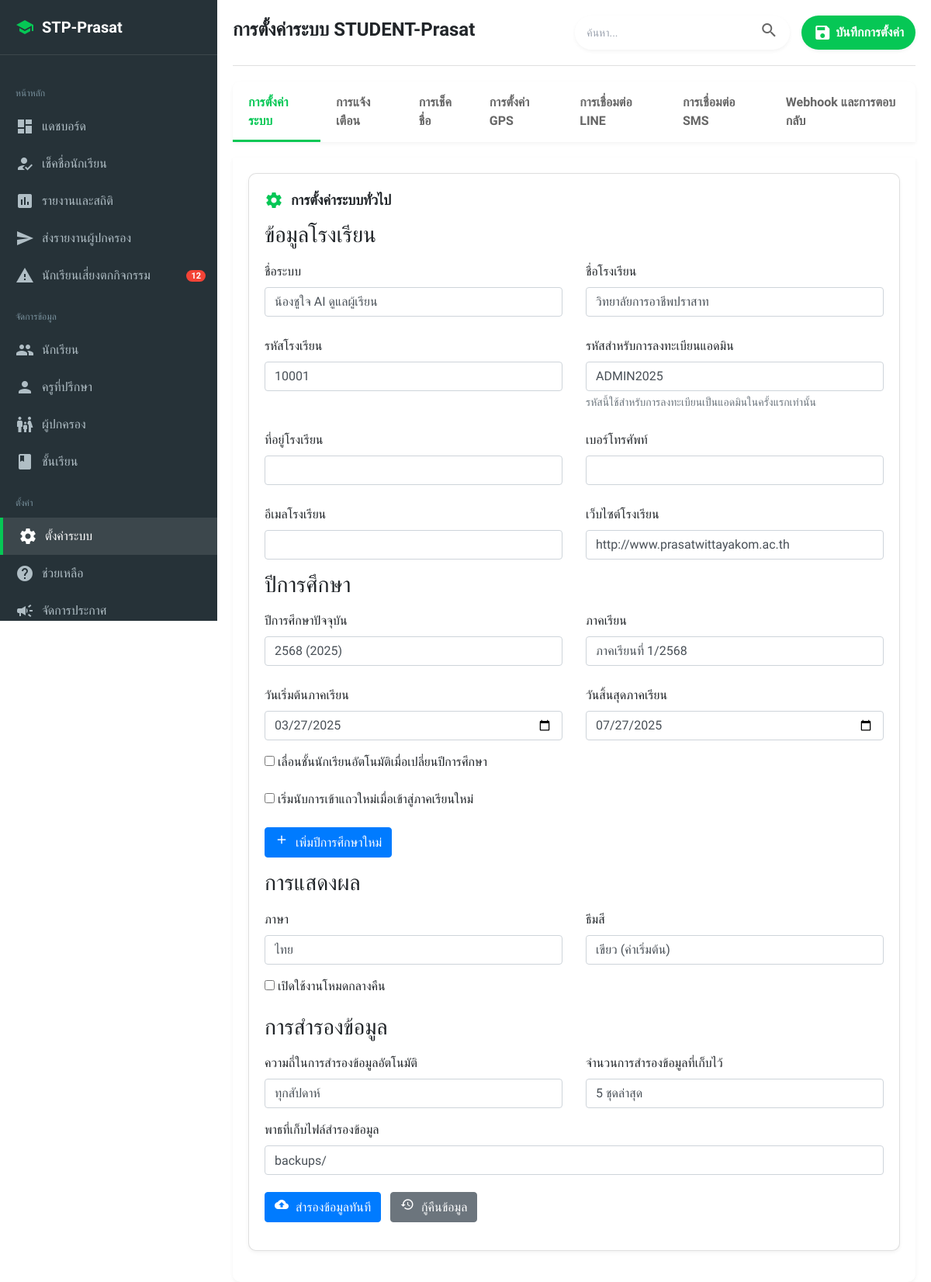
The app's page /admin/settings.php, older data.
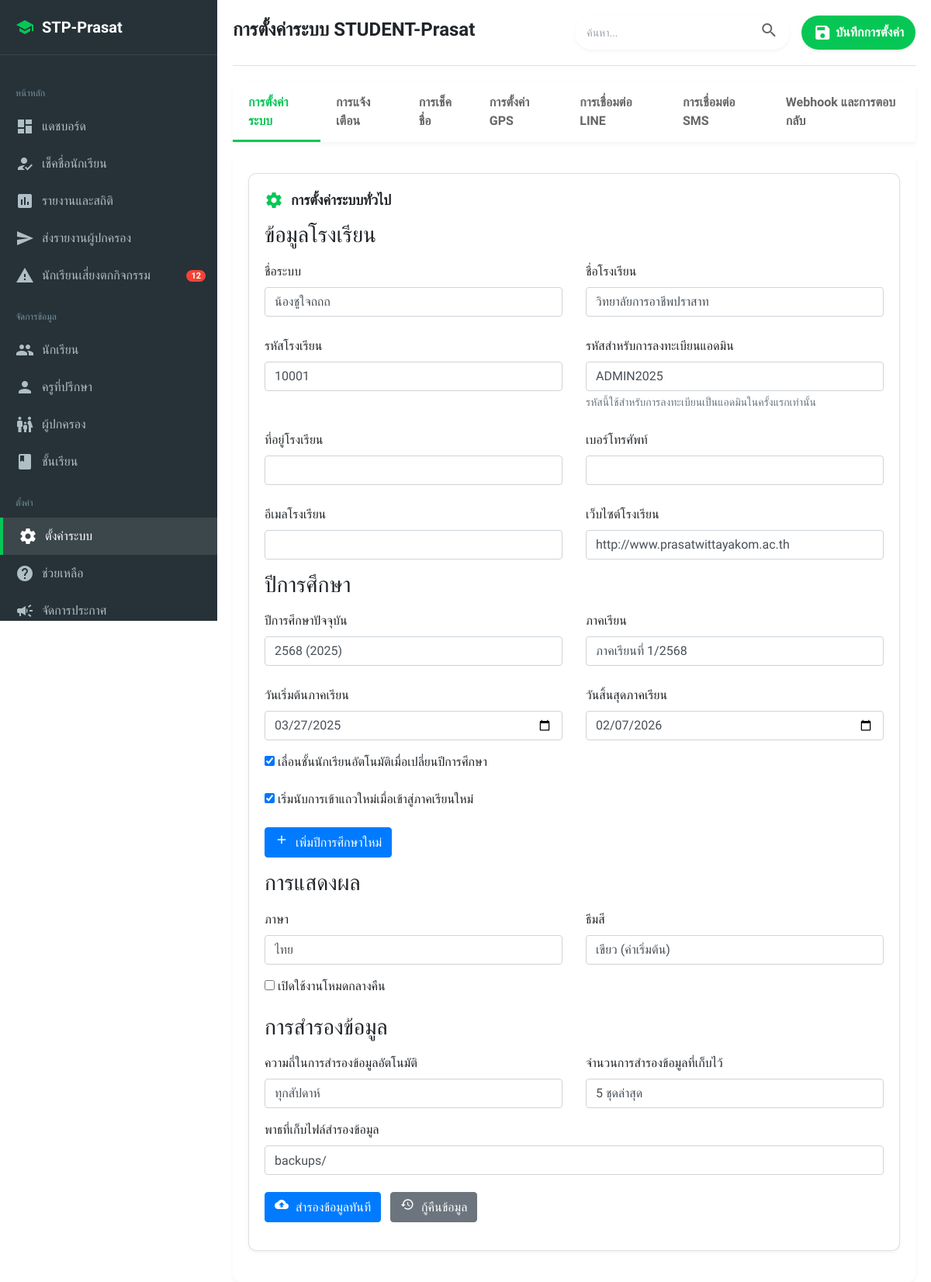
The same page, newer data.
### tables this page shows
CREATE TABLE `academic_years` (
  `academic_year_id` int(11) NOT NULL,
  `year` int(11) NOT NULL COMMENT 'ปีการศึกษา',
  `semester` tinyint(1) NOT NULL COMMENT 'ภาคเรียน (1 หรือ 2)',
  `start_date` date NOT NULL COMMENT 'วันเริ่มต้นปีการศึกษา',
  `end_date` date NOT NULL COMMENT 'วันสิ้นสุดปีการศึกษา',
  `required_attendance_days` int(11) NOT NULL DEFAULT 80 COMMENT 'จำนวนวันที่ต้องเข้าแถวเพื่อผ่านกิจกรรม',
  `is_active` tinyint(1) NOT NULL DEFAULT 1 COMMENT 'เป็นปีการศึกษาปัจจุบันหรือไม่',
  `created_at` timestamp NOT NULL DEFAULT current_timestamp()
);

### admin/settings.php (called while the page is built, shortened)
<?php
try {
    $conn = getDB();
    $conn->query("SELECT 1");
} catch (PDOException $e) {
    die('เกิดข้อผิดพลาดในการเชื่อมต่อฐานข้อมูล: ' . $e->getMessage());
}
try {
    $stmt = $conn->prepare("SELECT setting_key, setting_value FROM system_settings");
    $stmt->execute();
    $settings_rows = $stmt->fetchAll(PDO::FETCH_ASSOC);
    $settings = [];
    foreach ($settings_rows as $row) {
        $settings[$row['setting_key']] = $row['setting_value'];
    }
} catch (PDOException $e) {
    $settings = [];
    error_log("Error fetching settings: " . $e->getMessage());
}
require_once 'templates/header.php';
require_once 'templates/main_content.php';
require_once 'templates/footer.php';
?>

### admin/pages/settings_content.php (the view, shortened to what the changed rows need)
<div id="system-tab" class="tab-content active">
    <div class="card">
        <div class="settings-section">
            <div class="row">
                <div class="col-6">
                    <div class="form-group">
                        <label class="form-label">ชื่อระบบ</label>
                        <input type="text" class="form-control" id="system_name" name="system_name" value="<?php echo isset($settings['system_name']) ? $settings['system_name'] : 'น้องชูใจ AI ดูแลผู้เรียน'; ?>">
                    </div>
                </div>
            </div>
        </div>
        <?php
        $academic_years = [];
        try {
            $stmt = $conn->prepare("SELECT academic_year_id, year, semester, is_active FROM academic_years ORDER BY year DESC, semester DESC");
            $stmt->execute();
            $academic_years = $stmt->fetchAll(PDO::FETCH_ASSOC);
        } catch(PDOException $e) {
        }
        foreach($academic_years as $year) {
            if($year['is_active'] == 1) {
                $current_academic_year_id = $year['academic_year_id'];
                break;
            }
        }
        ?>
        <div class="settings-section">
            <?php
            $semester_start_date = date('Y-m-d');
            $semester_end_date = date('Y-m-d', strtotime('+4 months'));
            try {
                if (isset($current_academic_year_id)) {
                    $stmt = $conn->prepare("SELECT start_date, end_date FROM academic_years WHERE academic_year_id = ?");
                    $stmt->bindParam(1, $current_academic_year_id);
                    $stmt->execute();
                    $semester_dates = $stmt->fetch(PDO::FETCH_ASSOC);
                    if ($semester_dates) {
                        $semester_start_date = $semester_dates['start_date'];
                        $semester_end_date = $semester_dates['end_date'];
                    }
                }
            } catch(PDOException $e) {
            }
            ?>
            <div class="row">
                <div class="col-6">
                    <div class="form-group">
                        <label class="form-label">วันเริ่มต้นภาคเรียน</label>
                        <input type="date" class="form-control" id="semester_start_date" name="semester_start_date" value="<?php echo $semester_start_date; ?>">
                    </div>
                </div>
                <div class="col-6">
                    <div class="form-group">
                        <label class="form-label">วันสิ้นสุดภาคเรียน</label>
                        <input type="date" class="form-control" id="semester_end_date" name="semester_end_date" value="<?php echo $semester_end_date; ?>">
                    </div>
                </div>
            </div>
            <div class="form-group">
                <div class="checkbox-item">
                    <input type="checkbox" id="auto_promote_students" name="auto_promote_students" <?php echo (isset($settings['auto_promote_students']) && $settings['auto_promote_students'] == '1') ? 'checked' : ''; ?>>
                    <label for="auto_promote_students">เลื่อนชั้นนักเรียนอัตโนมัติเมื่อเปลี่ยนปีการศึกษา</label>
                </div>
            </div>
            <div class="form-group">
                <div class="checkbox-item">
                    <input type="checkbox" id="reset_attendance_new_semester" name="reset_attendance_new_semester" <?php echo (isset($settings['reset_attendance_new_semester']) && $settings['reset_attendance_new_semester'] == '1') ? 'checked' : ''; ?>>
                    <label for="reset_attendance_new_semester">เริ่มนับการเข้าแถวใหม่เมื่อเข้าสู่ภาคเรียนใหม่</label>
                </div>
            </div>
        </div>
    </div>
</div>

Row changes from the older to the newer data that the page shows:
changed academic_years: semester_end_date "07/27/2025" → "02/07/2026"
Text that changed along with them:
form field system_name: "น้องชูใจ AI ดูแลผู้เรียน" → "น้องชูใจถถถ"
form field auto_promote_students: "☐" → "☑"
form field reset_attendance_new_semester: "☐" → "☑"
